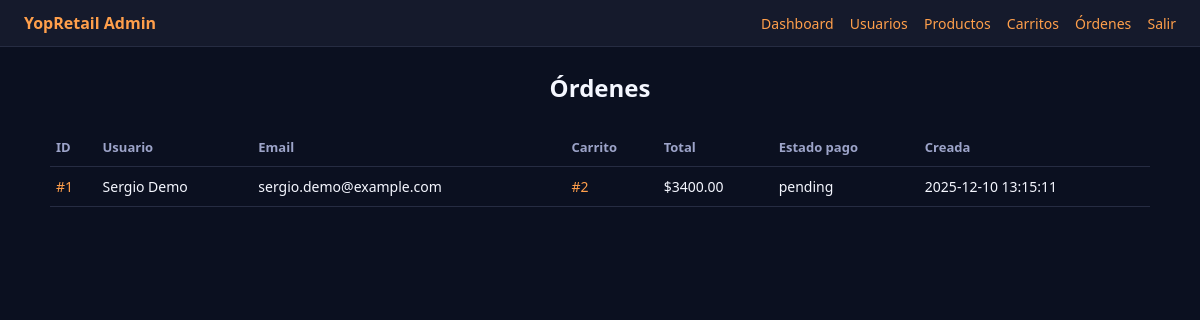
Page /admin/orders (signed in) on the earlier database version.
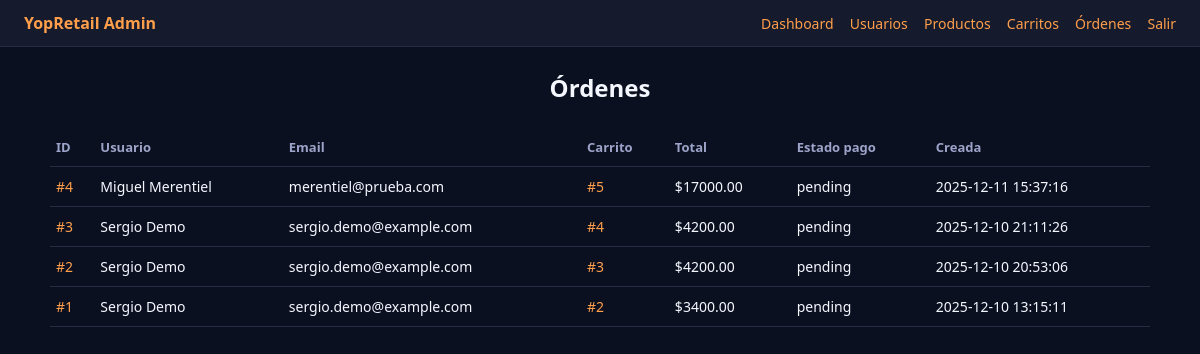
Same page on the later database version.
### tables this page shows
CREATE TABLE orders (
    id             INTEGER PRIMARY KEY AUTOINCREMENT,
    user_id        INTEGER NOT NULL,
    cart_id        INTEGER NOT NULL,
    total          REAL NOT NULL,
    payment_status TEXT NOT NULL DEFAULT 'pending', -- pending | paid | failed
    created_at     TEXT DEFAULT (datetime('now')),
    FOREIGN KEY (user_id) REFERENCES users(id),
    FOREIGN KEY (cart_id) REFERENCES carts(id)
);

CREATE TABLE users (
    id          INTEGER PRIMARY KEY AUTOINCREMENT,
    name        TEXT NOT NULL,
    email       TEXT NOT NULL UNIQUE,
    phone       TEXT,
    segment     TEXT DEFAULT 'nuevo',
    created_at  TEXT DEFAULT (datetime('now'))
);

### backoffice_app.py (the view)
@app.get("/admin/orders", response_class=HTMLResponse)
def admin_orders(request: Request, _: bool = Depends(get_current_admin)):
    with get_connection() as conn:
        rows = conn.execute(
            """
            SELECT
                o.id,
                o.user_id,
                u.name AS user_name,
                u.email AS user_email,
                o.cart_id,
                o.total,
                o.payment_status,
                o.created_at
            FROM orders o
            JOIN users u ON u.id = o.user_id
            ORDER BY o.created_at DESC
            """
        ).fetchall()
    return templates.TemplateResponse(
        "orders.html",
        {"request": request, "orders": rows},
    )

### templates/orders.html (shortened to what this page needs)
{% extends "admin_base.html" %}
{% block content %}
<h2>Órdenes</h2>
<table class="table">
  <thead>
    <tr>
      <th>ID</th>
      <th>Usuario</th>
      <th>Email</th>
      <th>Carrito</th>
      <th>Total</th>
      <th>Estado pago</th>
      <th>Creada</th>
    </tr>
  </thead>
  <tbody>
    {% for o in orders %}
    <tr>
      <td><a href="/admin/orders/{{ o.id }}">#{{ o.id }}</a></td>
      <td>{{ o.user_name }}</td>
      <td>{{ o.user_email }}</td>
      <td>
        <a href="/admin/carts/{{ o.cart_id }}">#{{ o.cart_id }}</a>
      </td>
      <td>${{ "%.2f"|format(o.total) }}</td>
      <td>{{ o.payment_status }}</td>
      <td>{{ o.created_at }}</td>
    </tr>
    {% endfor %}
  </tbody>
</table>
{% endblock %}

Differences in the rows shown:
added orders: id "4", user_name "Miguel Merentiel", user_email "merentiel@prueba.com", cart_id "5", total "17000.00", payment_status "pending", created_at "2025-12-11 15:37:16"
added orders: id "3", user_name "Sergio Demo", user_email "sergio.demo@example.com", cart_id "4", total "4200.00", payment_status "pending", created_at "2025-12-10 21:11:26"
added orders: id "2", user_name "Sergio Demo", user_email "sergio.demo@example.com", cart_id "3", total "4200.00", payment_status "pending", created_at "2025-12-10 20:53:06"
